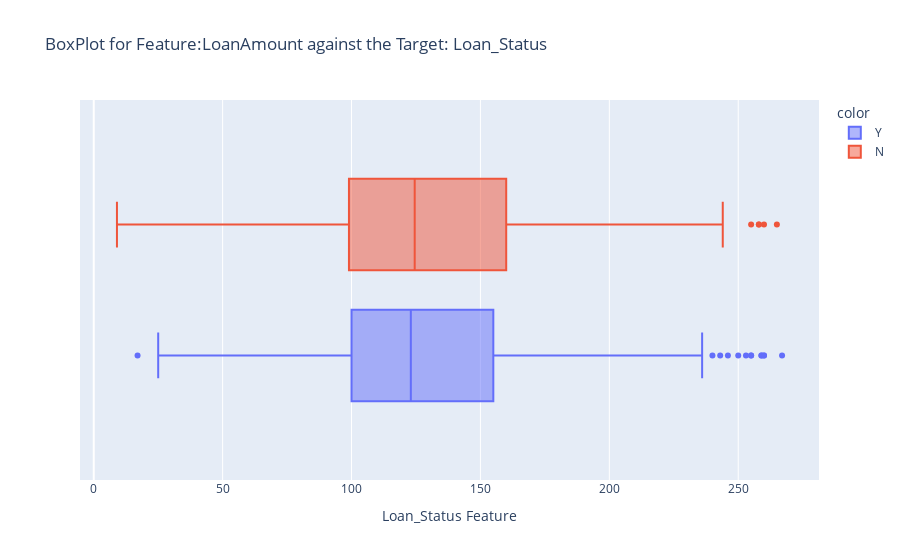

Notebook code cell kept with this figure:
### Markdown cell above
##### Bivariant analysis
Aim: Explore and understand the relationship between Loan amounts and Loan status.

### Code cell
fig = px.box(data_frame=raw_data_df['LoanAmount'], x='LoanAmount', color=raw_data_df['Loan_Status'],
                 title=f'BoxPlot for Feature:LoanAmount against the Target: Loan_Status')
fig.update_layout(xaxis_title=f'Loan_Status Feature')
fig.show()

### Figure 1 — Plotly figure (JSON) as saved in the notebook; plotly's stock layout.template omitted (floating-point values rounded to 4 significant figures; data arrays with more than 128 entries replaced by an {"elided": "..."} marker saying what was removed)
{"data": [{"alignmentgroup": "True", "hovertemplate": "color=Y<br>LoanAmount=%{x}<extra></extra>", "legendgroup": "Y", "marker": {"color": "#636efa"}, "name": "Y", "notched": false, "offsetgroup": "Y", "orientation": "h", "showlegend": true, "type": "box", "x": {"elided": "398 int values"}, "x0": " ", "xaxis": "x", "y0": " ", "yaxis": "y"}, {"alignmentgroup": "True", "hovertemplate": "color=N<br>LoanAmount=%{x}<extra></extra>", "legendgroup": "N", "marker": {"color": "#EF553B"}, "name": "N", "notched": false, "offsetgroup": "N", "orientation": "h", "showlegend": true, "type": "box", "x": {"elided": "177 int values"}, "x0": " ", "xaxis": "x", "y0": " ", "yaxis": "y"}], "layout": {"boxmode": "group", "legend": {"title": {"text": "color"}, "tracegroupgap": 0}, "title": {"text": "BoxPlot for Feature:LoanAmount against the Target: Loan_Status"}, "xaxis": {"anchor": "y", "domain": [0, 1], "title": {"text": "Loan_Status Feature"}}, "yaxis": {"anchor": "x", "domain": [0, 1]}}}
